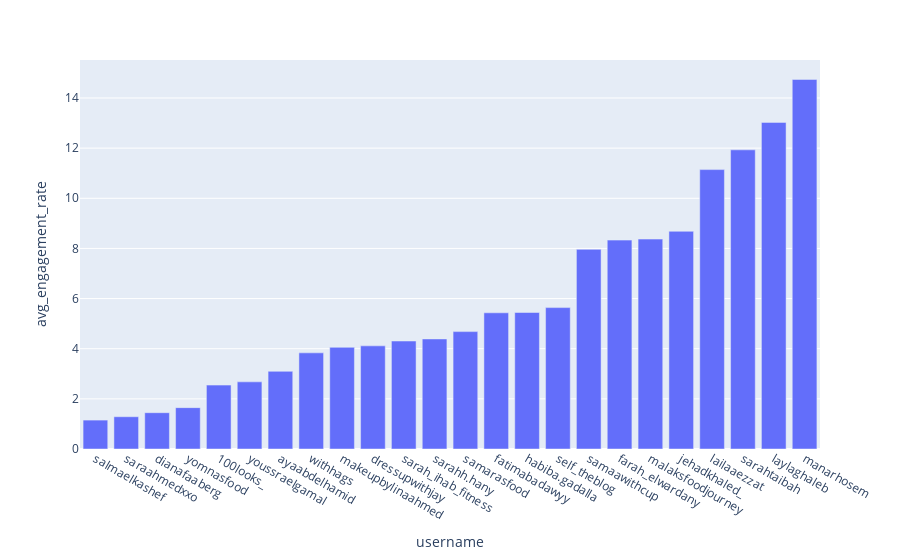

The code cell stored with this chart in its notebook:
### Code cell
df0 = df.sort_values(by=['avg_engagement_rate'])
er_Bar = px.bar(df0 , x= 'username', y='avg_engagement_rate')
er_Bar

### Figure 1 — Plotly figure (JSON) as saved in the notebook; plotly's stock layout.template omitted (floating-point values rounded to 4 significant figures)
{"data": [{"alignmentgroup": "True", "hovertemplate": "username=%{x}<br>avg_engagement_rate=%{y}<extra></extra>", "legendgroup": "", "marker": {"color": "#636efa", "pattern": {"shape": ""}}, "name": "", "offsetgroup": "", "orientation": "v", "showlegend": false, "textposition": "auto", "type": "bar", "x": ["salmaelkashef", "saraahmedxxo", "dianafaaberg", "yomnasfood", "100looks_", "youssraelgamal", "ayaabdelhamid", "withhags", "makeupbylinaahmed", "dressupwithjay", "sarah_ihab_fitness", "sarahh.hany", "samarasfood", "fatimabadawyy", "habiba.gadalla", "self_theblog", "samaawithcup", "farah_elwardany", "malaksfoodjourney", "jehadkhaled_", "lailaaezzat", "sarahtaibah", "laylaghaleb", "manarhosem"], "xaxis": "x", "y": [1.153, 1.287, 1.448, 1.65, 2.549, 2.678, 3.098, 3.835, 4.055, 4.114, 4.307, 4.39, 4.682, 5.432, 5.444, 5.64, 7.963, 8.332, 8.373, 8.683, 11.14, 11.93, 13.03, 14.74], "yaxis": "y"}], "layout": {"barmode": "relative", "legend": {"tracegroupgap": 0}, "margin": {"t": 60}, "xaxis": {"anchor": "y", "domain": [0, 1], "title": {"text": "username"}}, "yaxis": {"anchor": "x", "domain": [0, 1], "title": {"text": "avg_engagement_rate"}}}}
